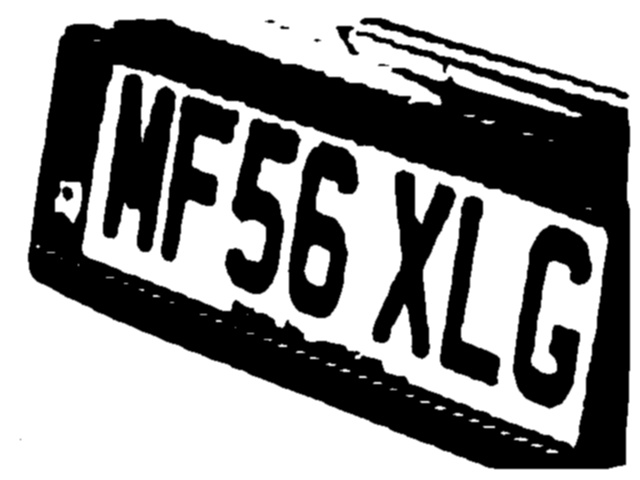
#> input picture img/f80d28cd-car_453_out_processed.jpg, 640 x 480 px, found by its file name
$ python rotate.py
#> lines starting #> are read from the running program, lines starting #| are printed output that depends on the picture
#rotate image

import cv2
import os
import numpy as np

# Use the absolute path to the image file
image_path = 'C:/Users/niraj/Desktop/Koala/img/f80d28cd-car_453_out_processed.jpg'
output_image_path = '{}_out.jpg'.format(os.path.splitext(image_path)[0])

# Debugging information
print(f"Image path: {image_path}")
print(f"Absolute image path: {os.path.abspath(image_path)}")

# Check if the image file exists
if not os.path.exists(image_path):
    print("Error: Image file does not exist.")
    exit()

# Read the image
image = cv2.imread(image_path)
#> image is the input picture: shape (480, 640, 3); min 0, max 255, mean 142.8
if image is None:
    print("Error: Could not read image.")
    exit()

# Rotate the image
angle = 15  # Specify the angle of rotation
center = (image.shape[1] // 2, image.shape[0] // 2)
#> center = (320, 240)
rotation_matrix = cv2.getRotationMatrix2D(center, angle, 1.0)
rotated_image = cv2.warpAffine(image, rotation_matrix, (image.shape[1], image.shape[0]))
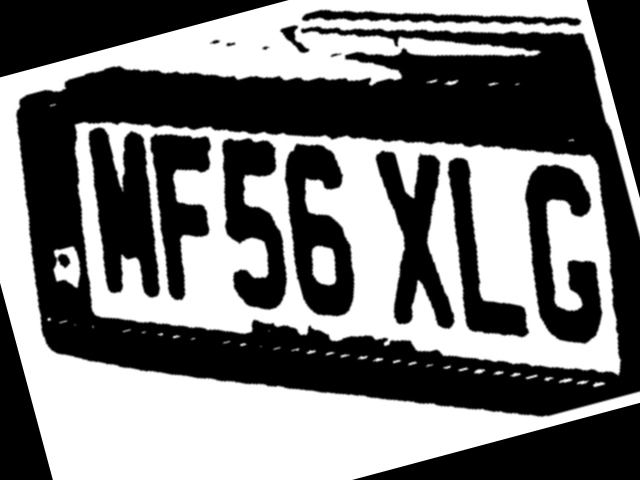
#> rotated_image: shape (480, 640, 3); min 0, max 255, mean 117.9
rotated_image_path = '{}_rotated.jpg'.format(os.path.splitext(output_image_path)[0])
cv2.imwrite(rotated_image_path, rotated_image)
print(f"Rotated image saved to: {rotated_image_path}")
cv2.imshow('Rotated Image', rotated_image)
cv2.waitKey(0)
cv2.destroyAllWindows()
# Save the rotated imag
